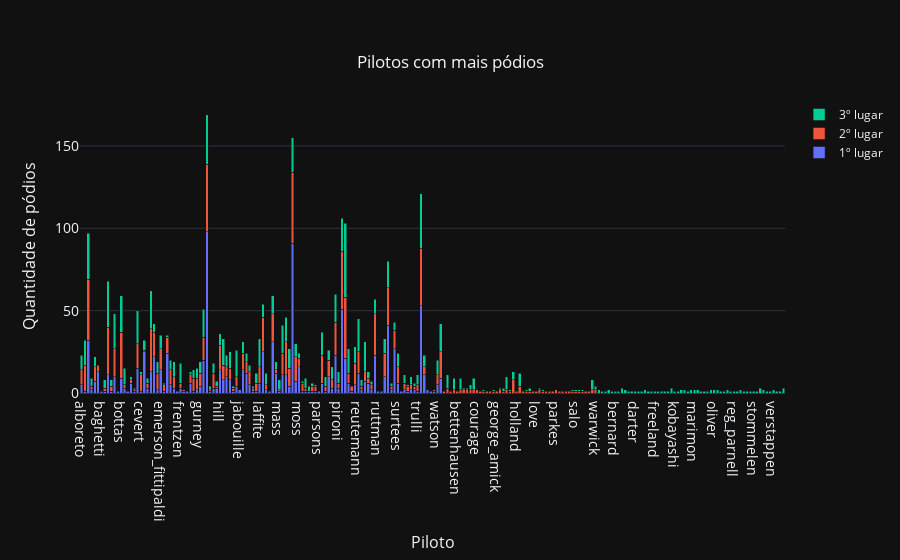

Source (notebook cell):
### Code cell
fig = go.Figure(go.Bar(x=pilotos1, y=p1, name='1º lugar'))
fig.add_trace(go.Bar(x=pilotos2, y=p2, name='2º lugar'))
fig.add_trace(go.Bar(x=pilotos3, y=p3, name='3º lugar'))

fig.update_layout(barmode='stack',title={
        'text': "Pilotos com mais pódios",
        'y':0.9,
        'x':0.5,
        'xanchor': 'center',
        'yanchor': 'top'}, 
                  yaxis=dict(
                            title='Quantidade de pódios',
                            titlefont_size=16,
                            tickfont_size=14),
                  xaxis=dict(
                            title='Piloto',
                            titlefont_size=16,
                            tickfont_size=14),
                  template = "plotly_dark"
                  )
fig.show()

### Figure 1 — Plotly figure (JSON) as saved in the notebook; plotly's stock layout.template omitted (floating-point values rounded to 4 significant figures; data arrays with more than 128 entries replaced by an {"elided": "..."} marker saying what was removed)
{"data": [{"name": "1º lugar", "type": "bar", "x": ["alboreto", "alesi", "alonso", "angelis", "arnoux", "ascari", "baghetti", "bandini", "barrichello", "beltoise", "berger", "bonnier", "bottas", "boutsen", "brambilla", "brooks", "bryan", "button", "cevert", "clark", "collins", "coulthard", "damon_hill", "depailler", "emerson_fittipaldi", "fagioli", "fangio", "farina", "fisichella", "flaherty", "frentzen", "gasly", "gethin", "gilles_villeneuve", "ginther", "gonzalez", "gurney", "hakkinen", "hamilton", "hanks", "hawthorn", "herbert", "hill", "hulme", "hunt", "ickx", "ireland", "irvine", "jabouille", "jack_brabham", "jones", "keke_rosberg", "kovalainen", "kubica", "laffite", "lauda", "leclerc", "maldonado", "mansell", "mario_andretti", "mass", "massa", "max_verstappen", "mclaren", "michael_schumacher", "montoya", "moss", "musso", "nannini", "nilsson", "pace", "panis", "parsons", "patrese", "perez", "peterson", "phil_hill", "piquet", "pironi", "prost", "raikkonen", "ralf_schumacher", "rathmann", "regazzoni", "reutemann", "revson", "ricciardo", "rindt", "rodriguez", "rosberg", "ruttman", "scarfiotti", "scheckter", "senna", "siffert", "stewart", "surtees", "sweikert", "tambay", "taruffi", "trintignant", "trips", "trulli", "vettel", "villeneuve", "vukovich", "wallard", "ward", "watson", "webber"], "y": [5, 1, 32, 2, 7, 13, 1, 1, 11, 1, 10, 1, 9, 3, 1, 6, 1, 15, 1, 25, 3, 13, 22, 2, 14, 1, 24, 5, 3, 1, 3, 1, 1, 6, 1, 2, 4, 20, 98, 1, 3, 3, 14, 8, 10, 8, 1, 4, 2, 14, 12, 5, 1, 1, 6, 25, 2, 1, 31, 12, 1, 11, 11, 4, 91, 7, 16, 1, 1, 1, 1, 1, 1, 6, 1, 10, 3, 23, 3, 51, 21, 6, 1, 5, 12, 2, 7, 6, 2, 23, 1, 1, 10, 41, 2, 27, 6, 1, 2, 1, 2, 2, 1, 53, 11, 2, 1, 1, 5, 9]}, {"name": "2º lugar", "type": "bar", "x": {"elided": "143 str values"}, "y": {"elided": "143 int values"}}, {"name": "3º lugar", "type": "bar", "x": {"elided": "175 str values"}, "y": {"elided": "175 int values"}}], "layout": {"barmode": "stack", "title": {"text": "Pilotos com mais pódios", "x": 0.5, "xanchor": "center", "y": 0.9, "yanchor": "top"}, "xaxis": {"tickfont": {"size": 14}, "title": {"font": {"size": 16}, "text": "Piloto"}}, "yaxis": {"tickfont": {"size": 14}, "title": {"font": {"size": 16}, "text": "Quantidade de pódios"}}}}
